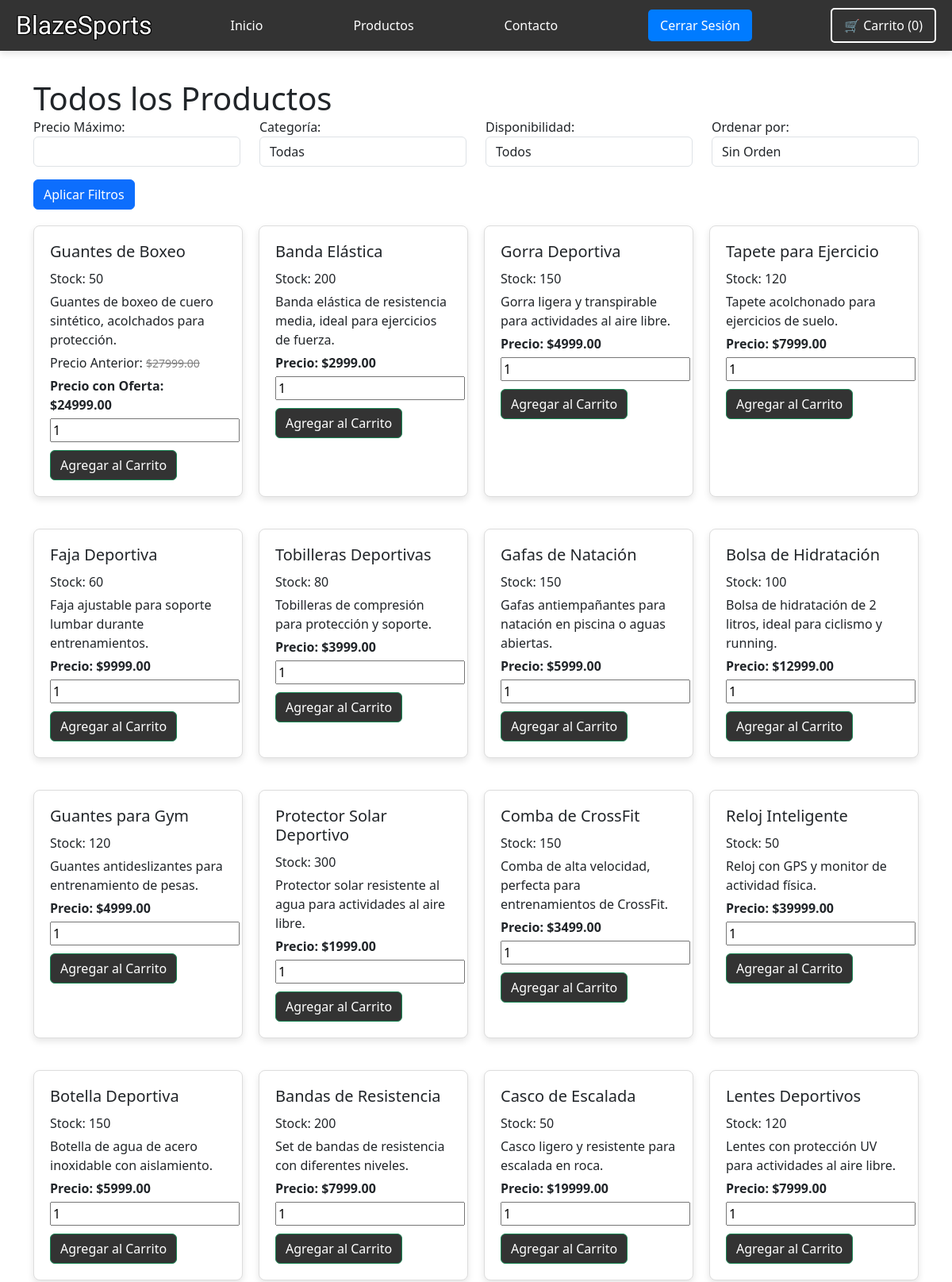
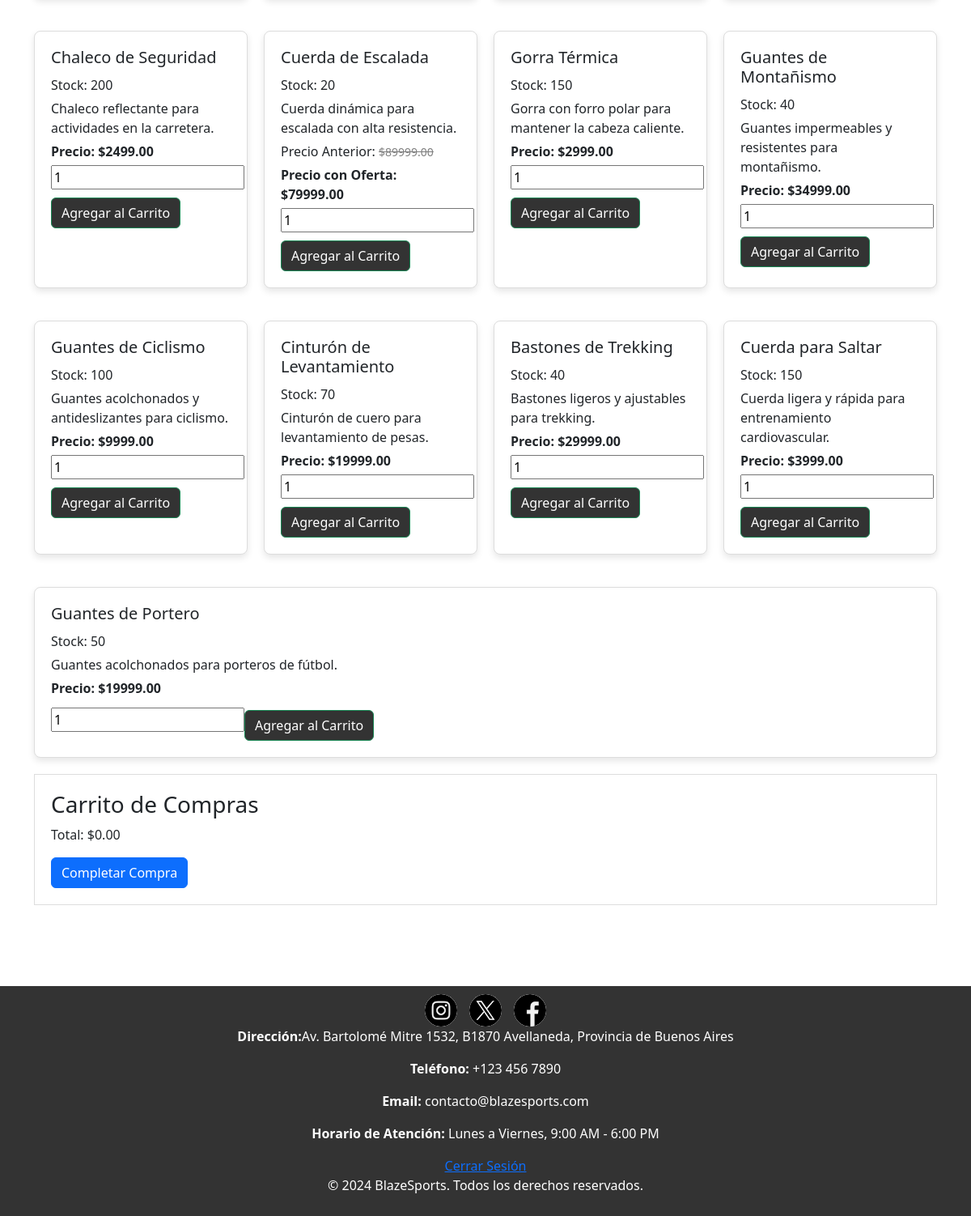
/productos.php?categoria=Accesorios, run on the app's committed database (2 pictures, top to bottom).
### tables this page shows
CREATE TABLE `productos` (
  `id` int(11) NOT NULL,
  `nombre` varchar(255) NOT NULL,
  `descripcion` text NOT NULL,
  `precio` decimal(10,2) NOT NULL,
  `categoria` varchar(255) NOT NULL,
  `imagen` varchar(255) NOT NULL,
  `popularidad` int(11) DEFAULT 0,
  `stock` int(11) DEFAULT 0,
  `oferta` tinyint(1) DEFAULT 0,
  `precio_anterior` decimal(10,2) DEFAULT NULL,
  `en_oferta` tinyint(1) DEFAULT 0
);

### productos.php (the view, shortened to what this page needs)
<?php
include('db.php');
$filtro_precio = isset($_GET['precio']) ? $_GET['precio'] : '';
$filtro_categoria = isset($_GET['categoria']) ? $_GET['categoria'] : '';
$sql = "SELECT id, nombre, descripcion, precio, precio_anterior, en_oferta, stock FROM productos WHERE 1=1";
if ($filtro_categoria != '') {
  $sql .= " AND categoria = '$filtro_categoria'";
}
$result = $conn->query($sql);
?>
<!DOCTYPE html>
<html lang="es">
<head>
  <link href="https://cdn.jsdelivr.net/npm/bootstrap@5.3.3/dist/css/bootstrap.min.css" rel="stylesheet">
  <link rel="stylesheet" href="estilos/styles.css">
</head>
<body>
<header>
        <nav>
            <ul>
                <h2 id="logo">BlazeSports</h2>
                <li><a href="index.php">Inicio</a></li>
                <li><a href="productos.php">Productos</a></li>
                <li><a href="contacto.php">Contacto</a></li>
                <?php if ($_SESSION['username'] == "Invitado"): ?>
                    <li><a href="login.php"><button>Iniciar Sesión</button></a></li>
                    <li><a href="registro.php"><button>Registrarse</button></a></li>
                <?php else: ?>
                    <li><a href="logout.php"><button>Cerrar Sesión</button></a></li>
                <?php endif; ?>
                <li>
                <a href="#carrito-container" class="btn btn-primary">🛒 Carrito (<span id="cart-count">0</span>)</a>
            </li>
            </ul>
        </nav>
    </header>
<main>
  <div class="container no-margin">
    <h1>Todos los Productos</h1>
    <form method="GET" action="productos.php">
      <div class="row">
        <div class="col-md-3">
          <label for="precio">Precio Máximo:</label>
          <input type="number" name="precio" id="precio" class="form-control" value="<?php echo htmlspecialchars($filtro_precio); ?>">
        </div>
        <div class="col-md-3">
          <label for="categoria">Categoría:</label>
          <select name="categoria" id="categoria" class="form-control">
            <option value="">Todas</option>
          </select>
        </div>
        <div class="col-md-3">
          <label for="disponible">Disponibilidad:</label>
          <select name="disponible" id="disponible" class="form-control">
            <option value="">Todos</option>
          </select>
        </div>
        <div class="col-md-3">
          <label for="orden">Ordenar por:</label>
          <select name="orden" id="orden" class="form-control">
            <option value="">Sin Orden</option>
          </select>
        </div>
      </div>
      <div class="row mt-3">
        <div class="col-md-12">
          <button type="submit" class="btn btn-primary">Aplicar Filtros</button>
        </div>
      </div>
    </form>
    <div class="productos-container">
    <?php
    if ($result->num_rows > 0) {
      while($row = $result->fetch_assoc()) {
        echo '<div class="producto">';
        echo '<h3>' . htmlspecialchars($row["nombre"]) . '</h3>';
        echo '<p>Stock: ' . htmlspecialchars($row["stock"]) . '</p>';
        echo '<p>' . htmlspecialchars($row["descripcion"]) . '</p>';
        if ($row["en_oferta"]) {
          if (!empty($row["precio_anterior"]) && $row["precio_anterior"] > $row["precio"]) {
            echo '<p class="precio-anterior">Precio Anterior: <del>$' . htmlspecialchars($row["precio_anterior"]) . '</del></p>';
          }
          echo '<p>Precio con Oferta: $' . htmlspecialchars($row["precio"]) . '</p>';
        } else {
          echo '<p>Precio: $' . htmlspecialchars($row["precio"]) . '</p>';
        }
        echo '<input type="number" min="1" value="1" id="cantidad-' . htmlspecialchars($row["id"]) . '" class="cantidad-producto">';
        echo '<button class="btn btn-success agregar-carrito" data-id="' . htmlspecialchars($row["id"]) . '" data-nombre="' . htmlspecialchars($row["nombre"]) . '" data-precio="' . htmlspecialchars($row["precio"]) . '" data-stock="' . htmlspecialchars($row["stock"]) . '">Agregar al Carrito</button>';
        echo '</div>';
      }
    } else {
      echo "<p>No se encontraron productos con los filtros aplicados.</p>";
    }
    ?>
    </div>
    <div id="carrito-container">
  <h3>Carrito de Compras</h3>
  <div id="total-carrito">
  </div>
  <form method="GET" action="checkout.php">
      <button type="submit" class="btn btn-primary">Completar Compra</button>
  </form>
</div>
</main>
<footer>
<div class="social-buttons">
            <a href="https://www.instagram.com" target="_blank" class="social-button instagram">
                <img src="img/instagram (1).png" alt="Instagram">
            </a>
            <a href="https://twitter.com" target="_blank" class="social-button twitter">
                <img src="img/gorjeo.png" alt="Twitter">
            </a>
            <a href="https://www.facebook.com" target="_blank" class="social-button facebook">
                <img src="img/facebook.png" alt="Facebook">
            </a>
        </div>
<p><strong>Dirección:</strong>Av. Bartolomé Mitre 1532, B1870 Avellaneda, Provincia de Buenos Aires</p>
                <p><strong>Teléfono:</strong> +123 456 7890</p>
                <p><strong>Email:</strong> contacto@blazesports.com</p>
                <p><strong>Horario de Atención:</strong> Lunes a Viernes, 9:00 AM - 6:00 PM</p>
  <?php if ($_SESSION['username'] === "Invitado"): ?>
    <a href="login.php">Iniciar Sesión</a> |
    <a href="registro.php">Registrarse</a> |
  <?php else: ?>
    <a href="logout.php">Cerrar Sesión</a>
  <?php endif; ?>
  <p>&copy; 2024 BlazeSports. Todos los derechos reservados.</p>
</footer>
</body>
</html>

### estilos/styles.css (style rules this page uses)
body { margin: 0; padding: 0; }
#logo { font-family: "Jersey 10", sans-serif; font-weight: 400; font-style: normal; color: white; text-shadow: 1px 1px 0 #000, -1px -1px 0 #000, 1px -1px 0 #000, -1px 1px 0 #000; margin: 0; padding: 0; }
header { width: 100%; position: fixed; background-color: #333; padding: 10px 20px; box-shadow: 0 4px 8px rgba(0, 0, 0, 0.1); }
nav ul { list-style-type: none; margin: 0; padding: 0; display: flex; align-items: center; justify-content: space-between; }
nav ul li { margin-left: 20px; }
nav ul li a { color: #fff; text-decoration: none; padding: 8px 15px; border-radius: 5px; transition: background-color 0.3s; }
nav ul li button { background-color: #007BFF; color: #fff; border: none; padding: 8px 15px; border-radius: 5px; cursor: pointer; transition: background-color 0.3s; }
nav ul li a.btn { background-color: transparent; color: #fff; border: 2px solid #fff; padding: 8px 15px; border-radius: 5px; transition: background-color 0.3s, color 0.3s; }
h2 { font-family: "Jersey 10", sans-serif; font-weight: 400; font-style: normal; }
h1 { margin: 0; padding: 0; }
.productos-container { display: flex; flex-wrap: wrap; gap: 20px; justify-content: center; }
.producto { background-color: #fff; border: 1px solid #ddd; border-radius: 8px; padding: 20px; box-shadow: 0 4px 8px rgba(0, 0, 0, 0.1); width: calc(25% - 20px); box-sizing: border-box; }
.producto h3 { font-size: 20px; margin-bottom: 10px; }
.producto p { font-size: 16px; margin: 5px 0; }
.container.no-margin { margin-top: 0 !important; padding-bottom: 100px; padding-top: 100px; }
.productos-container { display: flex; flex-wrap: wrap; gap: 20px; }
.producto { flex: 1 1 calc(25% - 20px); border: 1px solid #ddd; padding: 20px; margin-top: 20px; border-radius: 5px; background-color: #fff; }
.producto h3 { font-size: 1.5rem; }
.producto p { font-size: 1rem; }
.producto del { color: grey; font-size: 14px; }
.producto p:last-of-type { font-weight: bold; }
footer { background-color: #333; color: white; text-align: center; padding: 10px 0; width: 100%; bottom: 0; }
#carrito-container { border: 1px solid #ddd; padding: 20px; margin-top: 20px; }
.agregar-carrito { background-color: #333; margin-top: 10px; }
.social-buttons { display: flex; justify-content: center; gap: 15px; }
.social-button { display: inline-block; width: 40px; height: 40px; background-color: #f1f1f1; border-radius: 50%; overflow: hidden; transition: background-color 0.3s, transform 0.3s; }
.social-button img { width: 100%; height: auto; display: block; }

### data on the page
productos: nombre "Guantes de Boxeo", stock "50", descripcion "Guantes de boxeo de cuero sintético, acolchados para protección.", precio_anterior "27999.00", precio "24999.00"
productos: nombre "Banda Elástica", stock "200", descripcion "Banda elástica de resistencia media, ideal para ejercicios de fuerza.", precio "2999.00"
productos: nombre "Gorra Deportiva", stock "150", descripcion "Gorra ligera y transpirable para actividades al aire libre.", precio "4999.00"
productos: nombre "Tapete para Ejercicio", stock "120", descripcion "Tapete acolchonado para ejercicios de suelo.", precio "7999.00"
productos: nombre "Faja Deportiva", stock "60", descripcion "Faja ajustable para soporte lumbar durante entrenamientos.", precio "9999.00"
productos: nombre "Tobilleras Deportivas", stock "80", descripcion "Tobilleras de compresión para protección y soporte.", precio "3999.00"
productos: nombre "Gafas de Natación", stock "150", descripcion "Gafas antiempañantes para natación en piscina o aguas abiertas.", precio "5999.00"
productos: nombre "Bolsa de Hidratación", stock "100", descripcion "Bolsa de hidratación de 2 litros, ideal para ciclismo y running.", precio "12999.00"
productos: nombre "Guantes para Gym", stock "120", descripcion "Guantes antideslizantes para entrenamiento de pesas.", precio "4999.00"
productos: nombre "Protector Solar Deportivo", stock "300", descripcion "Protector solar resistente al agua para actividades al aire libre.", precio "1999.00"
productos: nombre "Comba de CrossFit", stock "150", descripcion "Comba de alta velocidad, perfecta para entrenamientos de CrossFit.", precio "3499.00"
productos: nombre "Reloj Inteligente", stock "50", descripcion "Reloj con GPS y monitor de actividad física.", precio "39999.00"
productos: nombre "Botella Deportiva", stock "150", descripcion "Botella de agua de acero inoxidable con aislamiento.", precio "5999.00"
productos: nombre "Bandas de Resistencia", stock "200", descripcion "Set de bandas de resistencia con diferentes niveles.", precio "7999.00"
productos: nombre "Casco de Escalada", stock "50", descripcion "Casco ligero y resistente para escalada en roca.", precio "19999.00"
productos: nombre "Lentes Deportivos", stock "120", descripcion "Lentes con protección UV para actividades al aire libre.", precio "7999.00"
productos: nombre "Chaleco de Seguridad", stock "200", descripcion "Chaleco reflectante para actividades en la carretera.", precio "2499.00"
productos: nombre "Cuerda de Escalada", stock "20", descripcion "Cuerda dinámica para escalada con alta resistencia.", precio_anterior "89999.00", precio "79999.00"
productos: nombre "Gorra Térmica", stock "150", descripcion "Gorra con forro polar para mantener la cabeza caliente.", precio "2999.00"
productos: nombre "Guantes de Montañismo", stock "40", descripcion "Guantes impermeables y resistentes para montañismo.", precio "34999.00"
productos: nombre "Guantes de Ciclismo", stock "100", descripcion "Guantes acolchonados y antideslizantes para ciclismo.", precio "9999.00"
productos: nombre "Cinturón de Levantamiento", stock "70", descripcion "Cinturón de cuero para levantamiento de pesas.", precio "19999.00"
productos: nombre "Bastones de Trekking", stock "40", descripcion "Bastones ligeros y ajustables para trekking.", precio "29999.00"
productos: nombre "Cuerda para Saltar", stock "150", descripcion "Cuerda ligera y rápida para entrenamiento cardiovascular.", precio "3999.00"
productos: nombre "Guantes de Portero", stock "50", descripcion "Guantes acolchonados para porteros de fútbol.", precio "19999.00"
